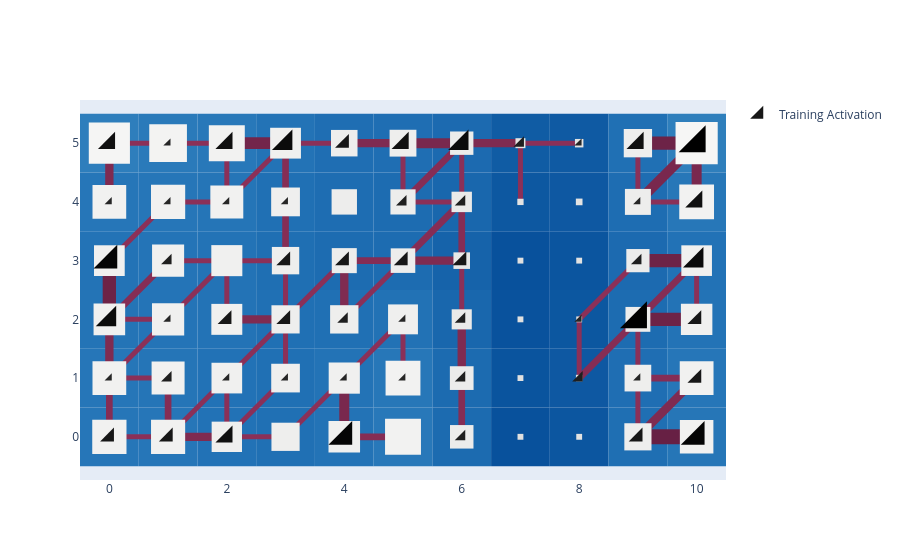

The notebook cell this image was saved under:
### Code cell
basin.pond(base_style="iceflock") \
    .rhizome_layer() \
    .pad_layer() \
    .petal_layer() \
    .visualize();

### Figure 1 — Plotly figure (JSON) as saved in the notebook; plotly's stock layout.template omitted (floating-point values rounded to 4 significant figures)
{"data": [{"marker": {"color": [3, 3, 4, 6, 2, 3, 6, 1, 2, 1, 1, 1, 1, 2, 2, 1, 3, 5, 1, 3, 3, 2, 1, 2, 1, 7, 3, 6, 2, 3, 3, 3, 3, 2, 5, 1, 1, 1, 1, 2, 2, 1, 4, 4, 1, 4, 5, 3, 4, 5, 2, 1, 4, 7], "colorscale": [[0.0, "rgb(38, 38, 38)"], [0.5, "rgb(16, 16, 16)"], [1.0, "rgb(0, 0, 0)"]], "line": {"color": [3, 3, 4, 6, 2, 3, 6, 1, 2, 1, 1, 1, 1, 2, 2, 1, 3, 5, 1, 3, 3, 2, 1, 2, 1, 7, 3, 6, 2, 3, 3, 3, 3, 2, 5, 1, 1, 1, 1, 2, 2, 1, 4, 4, 1, 4, 5, 3, 4, 5, 2, 1, 4, 7], "colorscale": [[0.0, "rgb(38, 38, 38)"], [0.5, "rgb(16, 16, 16)"], [1.0, "rgb(0, 0, 0)"]], "width": 0}, "opacity": 1, "size": [15.33, 15.33, 19.0, 26.33, 11.67, 15.33, 26.33, 8.0, 11.67, 8.0, 8.0, 8.0, 8.0, 11.67, 11.67, 8.0, 15.33, 22.67, 8.0, 15.33, 15.33, 11.67, 8.0, 11.67, 8.0, 30.0, 15.33, 26.33, 11.67, 15.33, 15.33, 15.33, 15.33, 11.67, 22.67, 8.0, 8.0, 8.0, 8.0, 11.67, 11.67, 8.0, 19.0, 19.0, 8.0, 19.0, 22.67, 15.33, 19.0, 22.67, 11.67, 8.0, 19.0, 30.0], "symbol": "triangle-se"}, "mode": "markers", "name": "Training Activation", "x": [0, 1, 2, 4, 6, 9, 10, 0, 1, 2, 3, 4, 5, 6, 8, 9, 10, 0, 1, 2, 3, 4, 5, 6, 8, 9, 10, 0, 1, 3, 4, 5, 6, 9, 10, 0, 1, 2, 3, 5, 6, 9, 10, 0, 1, 2, 3, 4, 5, 6, 7, 8, 9, 10], "y": [0, 0, 0, 0, 0, 0, 0, 1, 1, 1, 1, 1, 1, 1, 1, 1, 1, 2, 2, 2, 2, 2, 2, 2, 2, 2, 2, 3, 3, 3, 3, 3, 3, 3, 3, 4, 4, 4, 4, 4, 4, 4, 4, 5, 5, 5, 5, 5, 5, 5, 5, 5, 5, 5], "type": "scatter"}], "layout": {"shapes": [{"fillcolor": "rgb(38, 118, 184)", "layer": "between", "line": {"width": 0}, "type": "rect", "x0": -0.5, "x1": 0.5, "xref": "x", "y0": -0.5, "y1": 0.5, "yref": "y"}, {"fillcolor": "rgb(38, 118, 184)", "layer": "between", "line": {"width": 0}, "type": "rect", "x0": 0.5, "x1": 1.5, "xref": "x", "y0": -0.5, "y1": 0.5, "yref": "y"}, {"fillcolor": "rgb(34, 114, 182)", "layer": "between", "line": {"width": 0}, "type": "rect", "x0": 1.5, "x1": 2.5, "xref": "x", "y0": -0.5, "y1": 0.5, "yref": "y"}, {"fillcolor": "rgb(32, 112, 180)", "layer": "between", "line": {"width": 0}, "type": "rect", "x0": 2.5, "x1": 3.5, "xref": "x", "y0": -0.5, "y1": 0.5, "yref": "y"}, {"fillcolor": "rgb(35, 115, 182)", "layer": "between", "line": {"width": 0}, "type": "rect", "x0": 3.5, "x1": 4.5, "xref": "x", "y0": -0.5, "y1": 0.5, "yref": "y"}, {"fillcolor": "rgb(40, 120, 185)", "layer": "between", "line": {"width": 0}, "type": "rect", "x0": 4.5, "x1": 5.5, "xref": "x", "y0": -0.5, "y1": 0.5, "yref": "y"}, {"fillcolor": "rgb(28, 107, 176)", "layer": "between", "line": {"width": 0}, "type": "rect", "x0": 5.5, "x1": 6.5, "xref": "x", "y0": -0.5, "y1": 0.5, "yref": "y"}, {"fillcolor": "rgb(8, 81, 156)", "layer": "between", "line": {"width": 0}, "type": "rect", "x0": 6.5, "x1": 7.5, "xref": "x", "y0": -0.5, "y1": 0.5, "yref": "y"}, {"fillcolor": "rgb(12, 86, 160)", "layer": "between", "line": {"width": 0}, "type": "rect", "x0": 7.5, "x1": 8.5, "xref": "x", "y0": -0.5, "y1": 0.5, "yref": "y"}, {"fillcolor": "rgb(31, 111, 179)", "layer": "between", "line": {"width": 0}, "type": "rect", "x0": 8.5, "x1": 9.5, "xref": "x", "y0": -0.5, "y1": 0.5, "yref": "y"}, {"fillcolor": "rgb(38, 118, 183)", "layer": "between", "line": {"width": 0}, "type": "rect", "x0": 9.5, "x1": 10.5, "xref": "x", "y0": -0.5, "y1": 0.5, "yref": "y"}, {"fillcolor": "rgb(38, 118, 184)", "layer": "between", "line": {"width": 0}, "type": "rect", "x0": -0.5, "x1": 0.5, "xref": "x", "y0": 0.5, "y1": 1.5, "yref": "y"}, {"fillcolor": "rgb(37, 117, 183)", "layer": "between", "line": {"width": 0}, "type": "rect", "x0": 0.5, "x1": 1.5, "xref": "x", "y0": 0.5, "y1": 1.5, "yref": "y"}, {"fillcolor": "rgb(34, 114, 182)", "layer": "between", "line": {"width": 0}, "type": "rect", "x0": 1.5, "x1": 2.5, "xref": "x", "y0": 0.5, "y1": 1.5, "yref": "y"}, {"fillcolor": "rgb(32, 112, 180)", "layer": "between", "line": {"width": 0}, "type": "rect", "x0": 2.5, "x1": 3.5, "xref": "x", "y0": 0.5, "y1": 1.5, "yref": "y"}, {"fillcolor": "rgb(35, 115, 182)", "layer": "between", "line": {"width": 0}, "type": "rect", "x0": 3.5, "x1": 4.5, "xref": "x", "y0": 0.5, "y1": 1.5, "yref": "y"}, {"fillcolor": "rgb(39, 119, 184)", "layer": "between", "line": {"width": 0}, "type": "rect", "x0": 4.5, "x1": 5.5, "xref": "x", "y0": 0.5, "y1": 1.5, "yref": "y"}, {"fillcolor": "rgb(28, 107, 176)", "layer": "between", "line": {"width": 0}, "type": "rect", "x0": 5.5, "x1": 6.5, "xref": "x", "y0": 0.5, "y1": 1.5, "yref": "y"}, {"fillcolor": "rgb(10, 84, 158)", "layer": "between", "line": {"width": 0}, "type": "rect", "x0": 6.5, "x1": 7.5, "xref": "x", "y0": 0.5, "y1": 1.5, "yref": "y"}, {"fillcolor": "rgb(14, 88, 162)", "layer": "between", "line": {"width": 0}, "type": "rect", "x0": 7.5, "x1": 8.5, "xref": "x", "y0": 0.5, "y1": 1.5, "yref": "y"}, {"fillcolor": "rgb(31, 110, 179)", "layer": "between", "line": {"width": 0}, "type": "rect", "x0": 8.5, "x1": 9.5, "xref": "x", "y0": 0.5, "y1": 1.5, "yref": "y"}, {"fillcolor": "rgb(38, 118, 184)", "layer": "between", "line": {"width": 0}, "type": "rect", "x0": 9.5, "x1": 10.5, "xref": "x", "y0": 0.5, "y1": 1.5, "yref": "y"}, {"fillcolor": "rgb(36, 116, 182)", "layer": "between", "line": {"width": 0}, "type": "rect", "x0": -0.5, "x1": 0.5, "xref": "x", "y0": 1.5, "y1": 2.5, "yref": "y"}, {"fillcolor": "rgb(36, 116, 183)", "layer": "between", "line": {"width": 0}, "type": "rect", "x0": 0.5, "x1": 1.5, "xref": "x", "y0": 1.5, "y1": 2.5, "yref": "y"}, {"fillcolor": "rgb(35, 115, 182)", "layer": "between", "line": {"width": 0}, "type": "rect", "x0": 1.5, "x1": 2.5, "xref": "x", "y0": 1.5, "y1": 2.5, "yref": "y"}, {"fillcolor": "rgb(32, 112, 180)", "layer": "between", "line": {"width": 0}, "type": "rect", "x0": 2.5, "x1": 3.5, "xref": "x", "y0": 1.5, "y1": 2.5, "yref": "y"}, {"fillcolor": "rgb(32, 112, 180)", "layer": "between", "line": {"width": 0}, "type": "rect", "x0": 3.5, "x1": 4.5, "xref": "x", "y0": 1.5, "y1": 2.5, "yref": "y"}, {"fillcolor": "rgb(34, 114, 181)", "layer": "between", "line": {"width": 0}, "type": "rect", "x0": 4.5, "x1": 5.5, "xref": "x", "y0": 1.5, "y1": 2.5, "yref": "y"}, {"fillcolor": "rgb(25, 103, 173)", "layer": "between", "line": {"width": 0}, "type": "rect", "x0": 5.5, "x1": 6.5, "xref": "x", "y0": 1.5, "y1": 2.5, "yref": "y"}, {"fillcolor": "rgb(9, 82, 157)", "layer": "between", "line": {"width": 0}, "type": "rect", "x0": 6.5, "x1": 7.5, "xref": "x", "y0": 1.5, "y1": 2.5, "yref": "y"}, {"fillcolor": "rgb(12, 87, 160)", "layer": "between", "line": {"width": 0}, "type": "rect", "x0": 7.5, "x1": 8.5, "xref": "x", "y0": 1.5, "y1": 2.5, "yref": "y"}, {"fillcolor": "rgb(29, 108, 177)", "layer": "between", "line": {"width": 0}, "type": "rect", "x0": 8.5, "x1": 9.5, "xref": "x", "y0": 1.5, "y1": 2.5, "yref": "y"}, {"fillcolor": "rgb(35, 115, 182)", "layer": "between", "line": {"width": 0}, "type": "rect", "x0": 9.5, "x1": 10.5, "xref": "x", "y0": 1.5, "y1": 2.5, "yref": "y"}, {"fillcolor": "rgb(35, 115, 182)", "layer": "between", "line": {"width": 0}, "type": "rect", "x0": -0.5, "x1": 0.5, "xref": "x", "y0": 2.5, "y1": 3.5, "yref": "y"}, {"fillcolor": "rgb(36, 116, 183)", "layer": "between", "line": {"width": 0}, "type": "rect", "x0": 0.5, "x1": 1.5, "xref": "x", "y0": 2.5, "y1": 3.5, "yref": "y"}, {"fillcolor": "rgb(35, 115, 182)", "layer": "between", "line": {"width": 0}, "type": "rect", "x0": 1.5, "x1": 2.5, "xref": "x", "y0": 2.5, "y1": 3.5, "yref": "y"}, {"fillcolor": "rgb(31, 111, 179)", "layer": "between", "line": {"width": 0}, "type": "rect", "x0": 2.5, "x1": 3.5, "xref": "x", "y0": 2.5, "y1": 3.5, "yref": "y"}, {"fillcolor": "rgb(29, 108, 177)", "layer": "between", "line": {"width": 0}, "type": "rect", "x0": 3.5, "x1": 4.5, "xref": "x", "y0": 2.5, "y1": 3.5, "yref": "y"}, {"fillcolor": "rgb(29, 108, 177)", "layer": "between", "line": {"width": 0}, "type": "rect", "x0": 4.5, "x1": 5.5, "xref": "x", "y0": 2.5, "y1": 3.5, "yref": "y"}, {"fillcolor": "rgb(22, 99, 170)", "layer": "between", "line": {"width": 0}, "type": "rect", "x0": 5.5, "x1": 6.5, "xref": "x", "y0": 2.5, "y1": 3.5, "yref": "y"}, {"fillcolor": "rgb(8, 81, 156)", "layer": "between", "line": {"width": 0}, "type": "rect", "x0": 6.5, "x1": 7.5, "xref": "x", "y0": 2.5, "y1": 3.5, "yref": "y"}, {"fillcolor": "rgb(11, 85, 159)", "layer": "between", "line": {"width": 0}, "type": "rect", "x0": 7.5, "x1": 8.5, "xref": "x", "y0": 2.5, "y1": 3.5, "yref": "y"}, {"fillcolor": "rgb(28, 106, 176)", "layer": "between", "line": {"width": 0}, "type": "rect", "x0": 8.5, "x1": 9.5, "xref": "x", "y0": 2.5, "y1": 3.5, "yref": "y"}, {"fillcolor": "rgb(34, 114, 182)", "layer": "between", "line": {"width": 0}, "type": "rect", "x0": 9.5, "x1": 10.5, "xref": "x", "y0": 2.5, "y1": 3.5, "yref": "y"}, {"fillcolor": "rgb(38, 118, 184)", "layer": "between", "line": {"width": 0}, "type": "rect", "x0": -0.5, "x1": 0.5, "xref": "x", "y0": 3.5, "y1": 4.5, "yref": "y"}, {"fillcolor": "rgb(38, 118, 184)", "layer": "between", "line": {"width": 0}, "type": "rect", "x0": 0.5, "x1": 1.5, "xref": "x", "y0": 3.5, "y1": 4.5, "yref": "y"}, {"fillcolor": "rgb(37, 117, 183)", "layer": "between", "line": {"width": 0}, "type": "rect", "x0": 1.5, "x1": 2.5, "xref": "x", "y0": 3.5, "y1": 4.5, "yref": "y"}, {"fillcolor": "rgb(32, 112, 180)", "layer": "between", "line": {"width": 0}, "type": "rect", "x0": 2.5, "x1": 3.5, "xref": "x", "y0": 3.5, "y1": 4.5, "yref": "y"}, {"fillcolor": "rgb(30, 109, 178)", "layer": "between", "line": {"width": 0}, "type": "rect", "x0": 3.5, "x1": 4.5, "xref": "x", "y0": 3.5, "y1": 4.5, "yref": "y"}, {"fillcolor": "rgb(29, 108, 177)", "layer": "between", "line": {"width": 0}, "type": "rect", "x0": 4.5, "x1": 5.5, "xref": "x", "y0": 3.5, "y1": 4.5, "yref": "y"}, {"fillcolor": "rgb(25, 103, 173)", "layer": "between", "line": {"width": 0}, "type": "rect", "x0": 5.5, "x1": 6.5, "xref": "x", "y0": 3.5, "y1": 4.5, "yref": "y"}, {"fillcolor": "rgb(13, 88, 161)", "layer": "between", "line": {"width": 0}, "type": "rect", "x0": 6.5, "x1": 7.5, "xref": "x", "y0": 3.5, "y1": 4.5, "yref": "y"}, {"fillcolor": "rgb(14, 88, 162)", "layer": "between", "line": {"width": 0}, "type": "rect", "x0": 7.5, "x1": 8.5, "xref": "x", "y0": 3.5, "y1": 4.5, "yref": "y"}, {"fillcolor": "rgb(30, 109, 178)", "layer": "between", "line": {"width": 0}, "type": "rect", "x0": 8.5, "x1": 9.5, "xref": "x", "y0": 3.5, "y1": 4.5, "yref": "y"}, {"fillcolor": "rgb(39, 119, 184)", "layer": "between", "line": {"width": 0}, "type": "rect", "x0": 9.5, "x1": 10.5, "xref": "x", "y0": 3.5, "y1": 4.5, "yref": "y"}, {"fillcolor": "rgb(46, 126, 188)", "layer": "between", "line": {"width": 0}, "type": "rect", "x0": -0.5, "x1": 0.5, "xref": "x", "y0": 4.5, "y1": 5.5, "yref": "y"}, {"fillcolor": "rgb(42, 122, 186)", "layer": "between", "line": {"width": 0}, "type": "rect", "x0": 0.5, "x1": 1.5, "xref": "x", "y0": 4.5, "y1": 5.5, "yref": "y"}, {"fillcolor": "rgb(40, 120, 185)", "layer": "between", "line": {"width": 0}, "type": "rect", "x0": 1.5, "x1": 2.5, "xref": "x", "y0": 4.5, "y1": 5.5, "yref": "y"}, {"fillcolor": "rgb(35, 115, 182)", "layer": "between", "line": {"width": 0}, "type": "rect", "x0": 2.5, "x1": 3.5, "xref": "x", "y0": 4.5, "y1": 5.5, "yref": "y"}, {"fillcolor": "rgb(31, 110, 179)", "layer": "between", "line": {"width": 0}, "type": "rect", "x0": 3.5, "x1": 4.5, "xref": "x", "y0": 4.5, "y1": 5.5, "yref": "y"}, {"fillcolor": "rgb(31, 110, 179)", "layer": "between", "line": {"width": 0}, "type": "rect", "x0": 4.5, "x1": 5.5, "xref": "x", "y0": 4.5, "y1": 5.5, "yref": "y"}, {"fillcolor": "rgb(28, 106, 176)", "layer": "between", "line": {"width": 0}, "type": "rect", "x0": 5.5, "x1": 6.5, "xref": "x", "y0": 4.5, "y1": 5.5, "yref": "y"}, {"fillcolor": "rgb(16, 92, 164)", "layer": "between", "line": {"width": 0}, "type": "rect", "x0": 6.5, "x1": 7.5, "xref": "x", "y0": 4.5, "y1": 5.5, "yref": "y"}, {"fillcolor": "rgb(15, 90, 163)", "layer": "between", "line": {"width": 0}, "type": "rect", "x0": 7.5, "x1": 8.5, "xref": "x", "y0": 4.5, "y1": 5.5, "yref": "y"}, {"fillcolor": "rgb(32, 112, 180)", "layer": "between", "line": {"width": 0}, "type": "rect", "x0": 8.5, "x1": 9.5, "xref": "x", "y0": 4.5, "y1": 5.5, "yref": "y"}, {"fillcolor": "rgb(47, 127, 188)", "layer": "between", "line": {"width": 0}, "type": "rect", "x0": 9.5, "x1": 10.5, "xref": "x", "y0": 4.5, "y1": 5.5, "yref": "y"}, {"layer": "between", "line": {"color": "rgb(139, 48, 88)", "width": 5.0}, "type": "line", "x0": 0, "x1": 1, "y0": 0, "y1": 0}, {"layer": "between", "line": {"color": "rgb(133, 45, 85)", "width": 6.667}, "type": "line", "x0": 0, "x1": 0, "y0": 0, "y1": 1}, {"layer": "between", "line": {"color": "rgb(127, 43, 81)", "width": 8.333}, "type": "line", "x0": 1, "x1": 2, "y0": 0, "y1": 0}, {"layer": "between", "line": {"color": "rgb(133, 45, 85)", "width": 6.667}, "type": "line", "x0": 1, "x1": 1, "y0": 0, "y1": 1}, {"layer": "between", "line": {"color": "rgb(139, 48, 88)", "width": 5.0}, "type": "line", "x0": 1, "x1": 2, "y0": 0, "y1": 1}, {"layer": "between", "line": {"color": "rgb(139, 48, 88)", "width": 5.0}, "type": "line", "x0": 2, "x1": 3, "y0": 0, "y1": 0}, {"layer": "between", "line": {"color": "rgb(139, 48, 88)", "width": 5.0}, "type": "line", "x0": 2, "x1": 2, "y0": 0, "y1": 1}, {"layer": "between", "line": {"color": "rgb(139, 48, 88)", "width": 5.0}, "type": "line", "x0": 2, "x1": 3, "y0": 0, "y1": 1}, {"layer": "between", "line": {"color": "rgb(139, 48, 88)", "width": 5.0}, "type": "line", "x0": 3, "x1": 4, "y0": 0, "y1": 1}, {"layer": "between", "line": {"color": "rgb(133, 45, 85)", "width": 6.667}, "type": "line", "x0": 4, "x1": 5, "y0": 0, "y1": 0}, {"layer": "between", "line": {"color": "rgb(121, 40, 78)", "width": 10.0}, "type": "line", "x0": 4, "x1": 4, "y0": 0, "y1": 1}, {"layer": "between", "line": {"color": "rgb(133, 45, 85)", "width": 6.667}, "type": "line", "x0": 6, "x1": 6, "y0": 0, "y1": 1}, {"layer": "between", "line": {"color": "rgb(103, 32, 68)", "width": 15.0}, "type": "line", "x0": 9, "x1": 10, "y0": 0, "y1": 0}, {"layer": "between", "line": {"color": "rgb(139, 48, 88)", "width": 5.0}, "type": "line", "x0": 9, "x1": 9, "y0": 0, "y1": 1}, {"layer": "between", "line": {"color": "rgb(127, 43, 81)", "width": 8.333}, "type": "line", "x0": 9, "x1": 10, "y0": 0, "y1": 1}, {"layer": "between", "line": {"color": "rgb(139, 48, 88)", "width": 5.0}, "type": "line", "x0": 0, "x1": 1, "y0": 1, "y1": 1}, {"layer": "between", "line": {"color": "rgb(127, 43, 81)", "width": 8.333}, "type": "line", "x0": 0, "x1": 0, "y0": 1, "y1": 2}, {"layer": "between", "line": {"color": "rgb(139, 48, 88)", "width": 5.0}, "type": "line", "x0": 0, "x1": 1, "y0": 1, "y1": 2}, {"layer": "between", "line": {"color": "rgb(139, 48, 88)", "width": 5.0}, "type": "line", "x0": 2, "x1": 3, "y0": 1, "y1": 2}, {"layer": "between", "line": {"color": "rgb(139, 48, 88)", "width": 5.0}, "type": "line", "x0": 3, "x1": 3, "y0": 1, "y1": 2}, {"layer": "between", "line": {"color": "rgb(139, 48, 88)", "width": 5.0}, "type": "line", "x0": 4, "x1": 5, "y0": 1, "y1": 2}, {"layer": "between", "line": {"color": "rgb(139, 48, 88)", "width": 5.0}, "type": "line", "x0": 5, "x1": 5, "y0": 1, "y1": 2}, {"layer": "between", "line": {"color": "rgb(127, 43, 81)", "width": 8.333}, "type": "line", "x0": 6, "x1": 6, "y0": 1, "y1": 2}, {"layer": "between", "line": {"color": "rgb(139, 48, 88)", "width": 5.0}, "type": "line", "x0": 8, "x1": 8, "y0": 1, "y1": 2}, {"layer": "between", "line": {"color": "rgb(133, 45, 85)", "width": 6.667}, "type": "line", "x0": 8, "x1": 9, "y0": 1, "y1": 2}, {"layer": "between", "line": {"color": "rgb(133, 45, 85)", "width": 6.667}, "type": "line", "x0": 9, "x1": 10, "y0": 1, "y1": 1}, {"layer": "between", "line": {"color": "rgb(139, 48, 88)", "width": 5.0}, "type": "line", "x0": 9, "x1": 9, "y0": 1, "y1": 2}, {"layer": "between", "line": {"color": "rgb(139, 48, 88)", "width": 5.0}, "type": "line", "x0": 0, "x1": 1, "y0": 2, "y1": 2}, {"layer": "between", "line": {"color": "rgb(109, 35, 71)", "width": 13.33}, "type": "line", "x0": 0, "x1": 0, "y0": 2, "y1": 3}, {"layer": "between", "line": {"color": "rgb(133, 45, 85)", "width": 6.667}, "type": "line", "x0": 0, "x1": 1, "y0": 2, "y1": 3}, {"layer": "between", "line": {"color": "rgb(139, 48, 88)", "width": 5.0}, "type": "line", "x0": 1, "x1": 2, "y0": 2, "y1": 3}, {"layer": "between", "line": {"color": "rgb(127, 43, 81)", "width": 8.333}, "type": "line", "x0": 2, "x1": 3, "y0": 2, "y1": 2}, {"layer": "between", "line": {"color": "rgb(139, 48, 88)", "width": 5.0}, "type": "line", "x0": 2, "x1": 2, "y0": 2, "y1": 3}, {"layer": "between", "line": {"color": "rgb(139, 48, 88)", "width": 5.0}, "type": "line", "x0": 3, "x1": 3, "y0": 2, "y1": 3}, {"layer": "between", "line": {"color": "rgb(139, 48, 88)", "width": 5.0}, "type": "line", "x0": 3, "x1": 4, "y0": 2, "y1": 3}, {"layer": "between", "line": {"color": "rgb(127, 43, 81)", "width": 8.333}, "type": "line", "x0": 4, "x1": 4, "y0": 2, "y1": 3}, {"layer": "between", "line": {"color": "rgb(139, 48, 88)", "width": 5.0}, "type": "line", "x0": 4, "x1": 5, "y0": 2, "y1": 3}, {"layer": "between", "line": {"color": "rgb(139, 48, 88)", "width": 5.0}, "type": "line", "x0": 6, "x1": 6, "y0": 2, "y1": 3}, {"layer": "between", "line": {"color": "rgb(139, 48, 88)", "width": 5.0}, "type": "line", "x0": 8, "x1": 9, "y0": 2, "y1": 3}, {"layer": "between", "line": {"color": "rgb(109, 35, 71)", "width": 13.33}, "type": "line", "x0": 9, "x1": 10, "y0": 2, "y1": 2}, {"layer": "between", "line": {"color": "rgb(133, 45, 85)", "width": 6.667}, "type": "line", "x0": 9, "x1": 10, "y0": 2, "y1": 3}, {"layer": "between", "line": {"color": "rgb(139, 48, 88)", "width": 5.0}, "type": "line", "x0": 10, "x1": 10, "y0": 2, "y1": 3}, {"layer": "between", "line": {"color": "rgb(139, 48, 88)", "width": 5.0}, "type": "line", "x0": 0, "x1": 1, "y0": 3, "y1": 4}, {"layer": "between", "line": {"color": "rgb(139, 48, 88)", "width": 5.0}, "type": "line", "x0": 1, "x1": 2, "y0": 3, "y1": 3}, {"layer": "between", "line": {"color": "rgb(139, 48, 88)", "width": 5.0}, "type": "line", "x0": 2, "x1": 3, "y0": 3, "y1": 3}, {"layer": "between", "line": {"color": "rgb(133, 45, 85)", "width": 6.667}, "type": "line", "x0": 3, "x1": 3, "y0": 3, "y1": 4}, {"layer": "between", "line": {"color": "rgb(133, 45, 85)", "width": 6.667}, "type": "line", "x0": 4, "x1": 5, "y0": 3, "y1": 3}, {"layer": "between", "line": {"color": "rgb(127, 43, 81)", "width": 8.333}, "type": "line", "x0": 5, "x1": 6, "y0": 3, "y1": 3}, {"layer": "between", "line": {"color": "rgb(133, 45, 85)", "width": 6.667}, "type": "line", "x0": 5, "x1": 6, "y0": 3, "y1": 4}, {"layer": "between", "line": {"color": "rgb(133, 45, 85)", "width": 6.667}, "type": "line", "x0": 6, "x1": 6, "y0": 3, "y1": 4}, {"layer": "between", "line": {"color": "rgb(109, 35, 71)", "width": 13.33}, "type": "line", "x0": 9, "x1": 10, "y0": 3, "y1": 3}, {"layer": "between", "line": {"color": "rgb(127, 43, 81)", "width": 8.333}, "type": "line", "x0": 0, "x1": 0, "y0": 4, "y1": 5}, {"layer": "between", "line": {"color": "rgb(139, 48, 88)", "width": 5.0}, "type": "line", "x0": 1, "x1": 2, "y0": 4, "y1": 4}, {"layer": "between", "line": {"color": "rgb(139, 48, 88)", "width": 5.0}, "type": "line", "x0": 2, "x1": 2, "y0": 4, "y1": 5}, {"layer": "between", "line": {"color": "rgb(139, 48, 88)", "width": 5.0}, "type": "line", "x0": 2, "x1": 3, "y0": 4, "y1": 5}, {"layer": "between", "line": {"color": "rgb(133, 45, 85)", "width": 6.667}, "type": "line", "x0": 3, "x1": 3, "y0": 4, "y1": 5}, {"layer": "between", "line": {"color": "rgb(139, 48, 88)", "width": 5.0}, "type": "line", "x0": 5, "x1": 6, "y0": 4, "y1": 4}, {"layer": "between", "line": {"color": "rgb(139, 48, 88)", "width": 5.0}, "type": "line", "x0": 5, "x1": 5, "y0": 4, "y1": 5}, {"layer": "between", "line": {"color": "rgb(133, 45, 85)", "width": 6.667}, "type": "line", "x0": 5, "x1": 6, "y0": 4, "y1": 5}, {"layer": "between", "line": {"color": "rgb(139, 48, 88)", "width": 5.0}, "type": "line", "x0": 6, "x1": 6, "y0": 4, "y1": 5}, {"layer": "between", "line": {"color": "rgb(139, 48, 88)", "width": 5.0}, "type": "line", "x0": 7, "x1": 7, "y0": 4, "y1": 5}, {"layer": "between", "line": {"color": "rgb(139, 48, 88)", "width": 5.0}, "type": "line", "x0": 9, "x1": 10, "y0": 4, "y1": 4}, {"layer": "between", "line": {"color": "rgb(139, 48, 88)", "width": 5.0}, "type": "line", "x0": 9, "x1": 9, "y0": 4, "y1": 5}, {"layer": "between", "line": {"color": "rgb(121, 40, 78)", "width": 10.0}, "type": "line", "x0": 9, "x1": 10, "y0": 4, "y1": 5}, {"layer": "between", "line": {"color": "rgb(121, 40, 78)", "width": 10.0}, "type": "line", "x0": 10, "x1": 10, "y0": 4, "y1": 5}, {"layer": "between", "line": {"color": "rgb(139, 48, 88)", "width": 5.0}, "type": "line", "x0": 0, "x1": 1, "y0": 5, "y1": 5}, {"layer": "between", "line": {"color": "rgb(139, 48, 88)", "width": 5.0}, "type": "line", "x0": 1, "x1": 2, "y0": 5, "y1": 5}, {"layer": "between", "line": {"color": "rgb(115, 37, 75)", "width": 11.67}, "type": "line", "x0": 2, "x1": 3, "y0": 5, "y1": 5}, {"layer": "between", "line": {"color": "rgb(139, 48, 88)", "width": 5.0}, "type": "line", "x0": 3, "x1": 4, "y0": 5, "y1": 5}, {"layer": "between", "line": {"color": "rgb(127, 43, 81)", "width": 8.333}, "type": "line", "x0": 4, "x1": 5, "y0": 5, "y1": 5}, {"layer": "between", "line": {"color": "rgb(121, 40, 78)", "width": 10.0}, "type": "line", "x0": 5, "x1": 6, "y0": 5, "y1": 5}, {"layer": "between", "line": {"color": "rgb(127, 43, 81)", "width": 8.333}, "type": "line", "x0": 6, "x1": 7, "y0": 5, "y1": 5}, {"layer": "between", "line": {"color": "rgb(139, 48, 88)", "width": 5.0}, "type": "line", "x0": 7, "x1": 8, "y0": 5, "y1": 5}, {"layer": "between", "line": {"color": "rgb(109, 35, 71)", "width": 13.33}, "type": "line", "x0": 9, "x1": 10, "y0": 5, "y1": 5}, {"fillcolor": "rgb(241, 241, 240)", "layer": "between", "line": {"width": 0}, "type": "rect", "x0": -0.2916, "x1": 0.2916, "xref": "x", "y0": -0.2916, "y1": 0.2916, "yref": "y"}, {"fillcolor": "rgb(241, 241, 240)", "layer": "between", "line": {"width": 0}, "type": "rect", "x0": 0.7094, "x1": 1.291, "xref": "x", "y0": -0.2906, "y1": 0.2906, "yref": "y"}, {"fillcolor": "rgb(239, 239, 238)", "layer": "between", "line": {"width": 0}, "type": "rect", "x0": 1.742, "x1": 2.258, "xref": "x", "y0": -0.2583, "y1": 0.2583, "yref": "y"}, {"fillcolor": "rgb(238, 238, 237)", "layer": "between", "line": {"width": 0}, "type": "rect", "x0": 2.76, "x1": 3.24, "xref": "x", "y0": -0.2402, "y1": 0.2402, "yref": "y"}, {"fillcolor": "rgb(240, 240, 239)", "layer": "between", "line": {"width": 0}, "type": "rect", "x0": 3.731, "x1": 4.269, "xref": "x", "y0": -0.2686, "y1": 0.2686, "yref": "y"}, {"fillcolor": "rgb(242, 242, 241)", "layer": "between", "line": {"width": 0}, "type": "rect", "x0": 4.694, "x1": 5.306, "xref": "x", "y0": -0.3058, "y1": 0.3058, "yref": "y"}, {"fillcolor": "rgb(236, 236, 235)", "layer": "between", "line": {"width": 0}, "type": "rect", "x0": 5.8, "x1": 6.2, "xref": "x", "y0": -0.2001, "y1": 0.2001, "yref": "y"}, {"fillcolor": "rgb(224, 224, 223)", "layer": "between", "line": {"width": 0}, "type": "rect", "x0": 6.95, "x1": 7.05, "xref": "x", "y0": -0.05, "y1": 0.05, "yref": "y"}, {"fillcolor": "rgb(226, 226, 225)", "layer": "between", "line": {"width": 0}, "type": "rect", "x0": 7.95, "x1": 8.05, "xref": "x", "y0": -0.05, "y1": 0.05, "yref": "y"}, {"fillcolor": "rgb(238, 238, 237)", "layer": "between", "line": {"width": 0}, "type": "rect", "x0": 8.769, "x1": 9.231, "xref": "x", "y0": -0.2312, "y1": 0.2312, "yref": "y"}, {"fillcolor": "rgb(241, 241, 240)", "layer": "between", "line": {"width": 0}, "type": "rect", "x0": 9.715, "x1": 10.29, "xref": "x", "y0": -0.2855, "y1": 0.2855, "yref": "y"}, {"fillcolor": "rgb(241, 241, 240)", "layer": "between", "line": {"width": 0}, "type": "rect", "x0": -0.2872, "x1": 0.2872, "xref": "x", "y0": 0.7128, "y1": 1.287, "yref": "y"}, {"fillcolor": "rgb(241, 241, 240)", "layer": "between", "line": {"width": 0}, "type": "rect", "x0": 0.7191, "x1": 1.281, "xref": "x", "y0": 0.7191, "y1": 1.281, "yref": "y"}, {"fillcolor": "rgb(240, 240, 239)", "layer": "between", "line": {"width": 0}, "type": "rect", "x0": 1.739, "x1": 2.261, "xref": "x", "y0": 0.739, "y1": 1.261, "yref": "y"}, {"fillcolor": "rgb(239, 239, 238)", "layer": "between", "line": {"width": 0}, "type": "rect", "x0": 2.756, "x1": 3.244, "xref": "x", "y0": 0.756, "y1": 1.244, "yref": "y"}, {"fillcolor": "rgb(240, 240, 239)", "layer": "between", "line": {"width": 0}, "type": "rect", "x0": 3.734, "x1": 4.266, "xref": "x", "y0": 0.7345, "y1": 1.266, "yref": "y"}, {"fillcolor": "rgb(242, 242, 241)", "layer": "between", "line": {"width": 0}, "type": "rect", "x0": 4.703, "x1": 5.297, "xref": "x", "y0": 0.7032, "y1": 1.297, "yref": "y"}, {"fillcolor": "rgb(236, 236, 235)", "layer": "between", "line": {"width": 0}, "type": "rect", "x0": 5.798, "x1": 6.202, "xref": "x", "y0": 0.7981, "y1": 1.202, "yref": "y"}, {"fillcolor": "rgb(225, 225, 224)", "layer": "between", "line": {"width": 0}, "type": "rect", "x0": 6.95, "x1": 7.05, "xref": "x", "y0": 0.95, "y1": 1.05, "yref": "y"}, {"fillcolor": "rgb(227, 227, 226)", "layer": "between", "line": {"width": 0}, "type": "rect", "x0": 7.944, "x1": 8.056, "xref": "x", "y0": 0.9444, "y1": 1.056, "yref": "y"}, {"fillcolor": "rgb(238, 238, 237)", "layer": "between", "line": {"width": 0}, "type": "rect", "x0": 8.773, "x1": 9.227, "xref": "x", "y0": 0.7728, "y1": 1.227, "yref": "y"}, {"fillcolor": "rgb(241, 241, 240)", "layer": "between", "line": {"width": 0}, "type": "rect", "x0": 9.712, "x1": 10.29, "xref": "x", "y0": 0.7124, "y1": 1.288, "yref": "y"}, {"fillcolor": "rgb(240, 240, 239)", "layer": "between", "line": {"width": 0}, "type": "rect", "x0": -0.269, "x1": 0.269, "xref": "x", "y0": 1.731, "y1": 2.269, "yref": "y"}, {"fillcolor": "rgb(240, 240, 239)", "layer": "between", "line": {"width": 0}, "type": "rect", "x0": 0.7257, "x1": 1.274, "xref": "x", "y0": 1.726, "y1": 2.274, "yref": "y"}, {"fillcolor": "rgb(240, 240, 239)", "layer": "between", "line": {"width": 0}, "type": "rect", "x0": 1.737, "x1": 2.263, "xref": "x", "y0": 1.737, "y1": 2.263, "yref": "y"}, {"fillcolor": "rgb(238, 238, 237)", "layer": "between", "line": {"width": 0}, "type": "rect", "x0": 2.76, "x1": 3.24, "xref": "x", "y0": 1.76, "y1": 2.24, "yref": "y"}, {"fillcolor": "rgb(238, 238, 237)", "layer": "between", "line": {"width": 0}, "type": "rect", "x0": 3.759, "x1": 4.241, "xref": "x", "y0": 1.759, "y1": 2.241, "yref": "y"}, {"fillcolor": "rgb(239, 239, 238)", "layer": "between", "line": {"width": 0}, "type": "rect", "x0": 4.745, "x1": 5.255, "xref": "x", "y0": 1.745, "y1": 2.255, "yref": "y"}, {"fillcolor": "rgb(234, 234, 233)", "layer": "between", "line": {"width": 0}, "type": "rect", "x0": 5.829, "x1": 6.171, "xref": "x", "y0": 1.829, "y1": 2.171, "yref": "y"}, {"fillcolor": "rgb(225, 225, 224)", "layer": "between", "line": {"width": 0}, "type": "rect", "x0": 6.95, "x1": 7.05, "xref": "x", "y0": 1.95, "y1": 2.05, "yref": "y"}, {"fillcolor": "rgb(227, 227, 226)", "layer": "between", "line": {"width": 0}, "type": "rect", "x0": 7.95, "x1": 8.05, "xref": "x", "y0": 1.95, "y1": 2.05, "yref": "y"}, {"fillcolor": "rgb(237, 237, 236)", "layer": "between", "line": {"width": 0}, "type": "rect", "x0": 8.788, "x1": 9.212, "xref": "x", "y0": 1.788, "y1": 2.212, "yref": "y"}, {"fillcolor": "rgb(240, 240, 239)", "layer": "between", "line": {"width": 0}, "type": "rect", "x0": 9.732, "x1": 10.27, "xref": "x", "y0": 1.732, "y1": 2.268, "yref": "y"}, {"fillcolor": "rgb(240, 240, 239)", "layer": "between", "line": {"width": 0}, "type": "rect", "x0": -0.2616, "x1": 0.2616, "xref": "x", "y0": 2.738, "y1": 3.262, "yref": "y"}, {"fillcolor": "rgb(240, 240, 239)", "layer": "between", "line": {"width": 0}, "type": "rect", "x0": 0.7269, "x1": 1.273, "xref": "x", "y0": 2.727, "y1": 3.273, "yref": "y"}, {"fillcolor": "rgb(240, 240, 239)", "layer": "between", "line": {"width": 0}, "type": "rect", "x0": 1.736, "x1": 2.264, "xref": "x", "y0": 2.736, "y1": 3.264, "yref": "y"}, {"fillcolor": "rgb(238, 238, 237)", "layer": "between", "line": {"width": 0}, "type": "rect", "x0": 2.767, "x1": 3.233, "xref": "x", "y0": 2.767, "y1": 3.233, "yref": "y"}, {"fillcolor": "rgb(237, 237, 236)", "layer": "between", "line": {"width": 0}, "type": "rect", "x0": 3.787, "x1": 4.213, "xref": "x", "y0": 2.787, "y1": 3.213, "yref": "y"}, {"fillcolor": "rgb(237, 237, 236)", "layer": "between", "line": {"width": 0}, "type": "rect", "x0": 4.791, "x1": 5.209, "xref": "x", "y0": 2.791, "y1": 3.209, "yref": "y"}, {"fillcolor": "rgb(232, 232, 231)", "layer": "between", "line": {"width": 0}, "type": "rect", "x0": 5.859, "x1": 6.141, "xref": "x", "y0": 2.859, "y1": 3.141, "yref": "y"}, {"fillcolor": "rgb(224, 224, 223)", "layer": "between", "line": {"width": 0}, "type": "rect", "x0": 6.95, "x1": 7.05, "xref": "x", "y0": 2.95, "y1": 3.05, "yref": "y"}, {"fillcolor": "rgb(226, 226, 225)", "layer": "between", "line": {"width": 0}, "type": "rect", "x0": 7.95, "x1": 8.05, "xref": "x", "y0": 2.95, "y1": 3.05, "yref": "y"}, {"fillcolor": "rgb(236, 236, 235)", "layer": "between", "line": {"width": 0}, "type": "rect", "x0": 8.802, "x1": 9.198, "xref": "x", "y0": 2.802, "y1": 3.198, "yref": "y"}, {"fillcolor": "rgb(240, 240, 239)", "layer": "between", "line": {"width": 0}, "type": "rect", "x0": 9.739, "x1": 10.26, "xref": "x", "y0": 2.739, "y1": 3.261, "yref": "y"}, {"fillcolor": "rgb(241, 241, 240)", "layer": "between", "line": {"width": 0}, "type": "rect", "x0": -0.2869, "x1": 0.2869, "xref": "x", "y0": 3.713, "y1": 4.287, "yref": "y"}, {"fillcolor": "rgb(241, 241, 240)", "layer": "between", "line": {"width": 0}, "type": "rect", "x0": 0.7089, "x1": 1.291, "xref": "x", "y0": 3.709, "y1": 4.291, "yref": "y"}, {"fillcolor": "rgb(241, 241, 240)", "layer": "between", "line": {"width": 0}, "type": "rect", "x0": 1.72, "x1": 2.28, "xref": "x", "y0": 3.72, "y1": 4.28, "yref": "y"}, {"fillcolor": "rgb(239, 239, 238)", "layer": "between", "line": {"width": 0}, "type": "rect", "x0": 2.755, "x1": 3.245, "xref": "x", "y0": 3.755, "y1": 4.245, "yref": "y"}, {"fillcolor": "rgb(237, 237, 236)", "layer": "between", "line": {"width": 0}, "type": "rect", "x0": 3.784, "x1": 4.216, "xref": "x", "y0": 3.784, "y1": 4.216, "yref": "y"}, {"fillcolor": "rgb(237, 237, 236)", "layer": "between", "line": {"width": 0}, "type": "rect", "x0": 4.786, "x1": 5.214, "xref": "x", "y0": 3.786, "y1": 4.214, "yref": "y"}, {"fillcolor": "rgb(234, 234, 233)", "layer": "between", "line": {"width": 0}, "type": "rect", "x0": 5.826, "x1": 6.174, "xref": "x", "y0": 3.826, "y1": 4.174, "yref": "y"}, {"fillcolor": "rgb(227, 227, 226)", "layer": "between", "line": {"width": 0}, "type": "rect", "x0": 6.946, "x1": 7.054, "xref": "x", "y0": 3.946, "y1": 4.054, "yref": "y"}, {"fillcolor": "rgb(227, 227, 226)", "layer": "between", "line": {"width": 0}, "type": "rect", "x0": 7.943, "x1": 8.057, "xref": "x", "y0": 3.943, "y1": 4.057, "yref": "y"}, {"fillcolor": "rgb(237, 237, 236)", "layer": "between", "line": {"width": 0}, "type": "rect", "x0": 8.779, "x1": 9.221, "xref": "x", "y0": 3.779, "y1": 4.221, "yref": "y"}, {"fillcolor": "rgb(242, 242, 241)", "layer": "between", "line": {"width": 0}, "type": "rect", "x0": 9.704, "x1": 10.3, "xref": "x", "y0": 3.704, "y1": 4.296, "yref": "y"}, {"fillcolor": "rgb(245, 245, 244)", "layer": "between", "line": {"width": 0}, "type": "rect", "x0": -0.3504, "x1": 0.3504, "xref": "x", "y0": 4.65, "y1": 5.35, "yref": "y"}, {"fillcolor": "rgb(243, 243, 242)", "layer": "between", "line": {"width": 0}, "type": "rect", "x0": 0.679, "x1": 1.321, "xref": "x", "y0": 4.679, "y1": 5.321, "yref": "y"}, {"fillcolor": "rgb(242, 242, 241)", "layer": "between", "line": {"width": 0}, "type": "rect", "x0": 1.694, "x1": 2.306, "xref": "x", "y0": 4.694, "y1": 5.306, "yref": "y"}, {"fillcolor": "rgb(240, 240, 239)", "layer": "between", "line": {"width": 0}, "type": "rect", "x0": 2.738, "x1": 3.262, "xref": "x", "y0": 4.738, "y1": 5.262, "yref": "y"}, {"fillcolor": "rgb(238, 238, 237)", "layer": "between", "line": {"width": 0}, "type": "rect", "x0": 3.774, "x1": 4.226, "xref": "x", "y0": 4.774, "y1": 5.226, "yref": "y"}, {"fillcolor": "rgb(238, 238, 237)", "layer": "between", "line": {"width": 0}, "type": "rect", "x0": 4.772, "x1": 5.228, "xref": "x", "y0": 4.772, "y1": 5.228, "yref": "y"}, {"fillcolor": "rgb(236, 236, 235)", "layer": "between", "line": {"width": 0}, "type": "rect", "x0": 5.801, "x1": 6.199, "xref": "x", "y0": 4.801, "y1": 5.199, "yref": "y"}, {"fillcolor": "rgb(229, 229, 228)", "layer": "between", "line": {"width": 0}, "type": "rect", "x0": 6.915, "x1": 7.085, "xref": "x", "y0": 4.915, "y1": 5.085, "yref": "y"}, {"fillcolor": "rgb(228, 228, 227)", "layer": "between", "line": {"width": 0}, "type": "rect", "x0": 7.928, "x1": 8.072, "xref": "x", "y0": 4.928, "y1": 5.072, "yref": "y"}, {"fillcolor": "rgb(238, 238, 237)", "layer": "between", "line": {"width": 0}, "type": "rect", "x0": 8.759, "x1": 9.241, "xref": "x", "y0": 4.759, "y1": 5.241, "yref": "y"}, {"fillcolor": "rgb(246, 246, 245)", "layer": "between", "line": {"width": 0}, "type": "rect", "x0": 9.641, "x1": 10.36, "xref": "x", "y0": 4.641, "y1": 5.359, "yref": "y"}], "xaxis": {"range": [-0.5, 10.5], "scaleanchor": "y", "constrain": "domain", "zeroline": false, "showgrid": false}, "yaxis": {"range": [-0.5, 5.5], "zeroline": false, "showgrid": false}, "autosize": true, "showlegend": true}}
